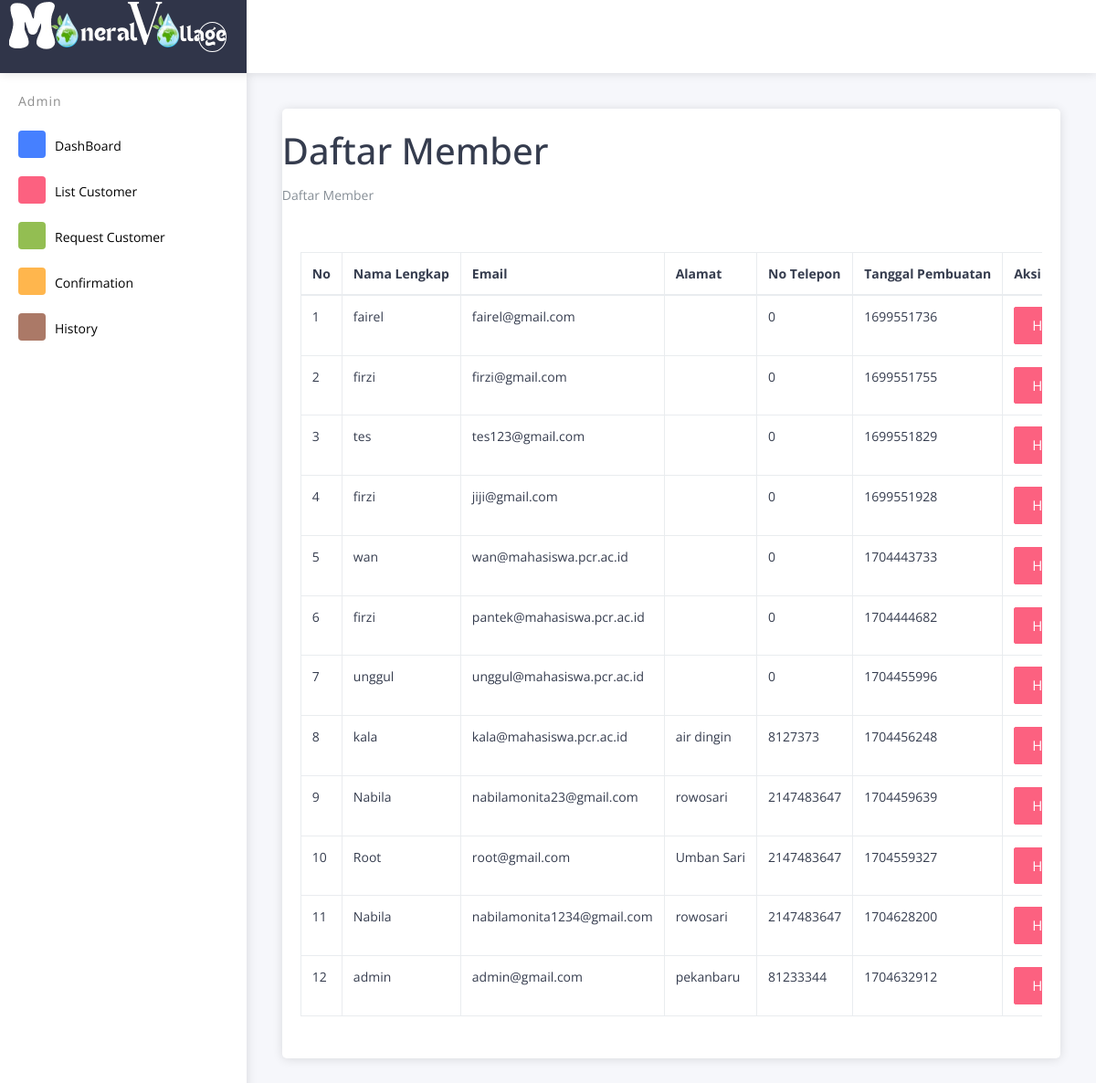
/Beranda_admin/ListCustomer, run on the app's committed database.
### tables this page shows
CREATE TABLE `user` (
  `id` int(11) NOT NULL,
  `id_aquahub` int(11) NOT NULL,
  `nama` varchar(255) NOT NULL,
  `email` varchar(255) NOT NULL,
  `password` varchar(255) NOT NULL,
  `role` varchar(255) NOT NULL,
  `date_created` int(11) NOT NULL,
  `alamat` varchar(255) NOT NULL,
  `telepon` int(100) NOT NULL
);

### application/controllers/Beranda_admin.php (called while the page is built, shortened)
<?php
class Beranda_admin extends CI_Controller
{
  public function __construct()
  {
    $this->load->model('User_model');
    $this->load->model('AdminModel');
  }
  public function ListCustomer()
  {
    $data['user'] = $this->User_model->get();
    $this->load->view("layout/header_admin");
    $this->load->view("admin/ListCustomer", $data);
    $this->load->view("layout/footer_admin");
  }
}

### index.php (called while the page is built, shortened)
<?php
require_once BASEPATH.'core/CodeIgniter.php';

### application/models/User_model.php (called while the page is built, shortened)
<?php
class User_model extends CI_Model
{
   public $table = 'user';
   public function get()
   {
      $this->db->from($this->table);
      $query = $this->db->get();
      return $query->result_array();
   }
}

### application/views/admin/ListCustomer.php (the view)
<div class="card">
    <h1 class="mt-4">Daftar Member</h1>
    <ol class="breadcrumb mb-4">
        <li class="breadcrumb-item active">Daftar Member</li>
    </ol>
    <div class="card-body">
        <div class="table-responsive">
            <div class="table-responsive">
                <table class="table table-bordered" id="" width="100%">
                    <thead>
                        <thead>
                            <tr style="font-weight: bold;">
                                <td>No</td>
                                <td>Nama Lengkap</td>
                                <td>Email</td>
                                <td>Alamat</td>
                                <td>No Telepon</td>
                                <td>Tanggal Pembuatan</td>
                                <td>Aksi</td>
                            </tr>
                        </thead>
                    </thead>
                    <tbody>
                        <?php $i = 1; ?>
                        <?php foreach ($user as $us) : ?>
                            <tr>
                                <td><?= $i; ?></td>
                                <td><?= $us['nama']; ?></td>
                                <td><?= $us['email']; ?></td>
                                <td><?= $us['alamat']; ?></td>
                                <td><?= $us['telepon']; ?></td>
                                <td><?= $us['date_created']; ?></td>
                                <td>
                                    <a href="<?= base_url('Beranda_admin/hapus/') . $us['id'] ?>" class="btn btn-danger">Hapus</a>
                                </td>
                            </tr>
                            <?php $i++; ?>
                        <?php endforeach; ?>
                    </tbody>
                </table>
            </div>
        </div>
    </div>
</div>

### data on the page
user: nama "fairel", email "fairel@gmail.com", telepon "0", date_created "1699551736"
user: nama "firzi", email "firzi@gmail.com", telepon "0", date_created "1699551755"
user: nama "tes", email "tes123@gmail.com", telepon "0", date_created "1699551829"
user: nama "firzi", email "jiji@gmail.com", telepon "0", date_created "1699551928"
user: nama "wan", email "wan@mahasiswa.pcr.ac.id", telepon "0", date_created "1704443733"
user: nama "firzi", email "pantek@mahasiswa.pcr.ac.id", telepon "0", date_created "1704444682"
user: nama "unggul", email "unggul@mahasiswa.pcr.ac.id", telepon "0", date_created "1704455996"
user: nama "kala", email "kala@mahasiswa.pcr.ac.id", alamat "air dingin", telepon "8127373", date_created "1704456248"
user: nama "Nabila", email "nabilamonita23@gmail.com", alamat "rowosari", telepon "2147483647", date_created "1704459639"
user: nama "Root", email "root@gmail.com", alamat "Umban Sari", telepon "2147483647", date_created "1704559327"
user: nama "Nabila", email "nabilamonita1234@gmail.com", alamat "rowosari", telepon "2147483647", date_created "1704628200"
user: nama "admin", email "admin@gmail.com", alamat "pekanbaru", telepon "81233344", date_created "1704632912"
